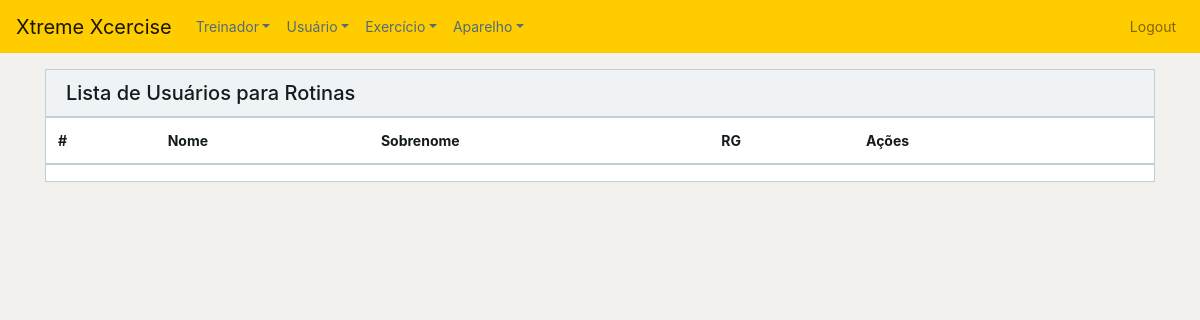
/rotina/index.php (signed in), run on an earlier commit of the app's database.
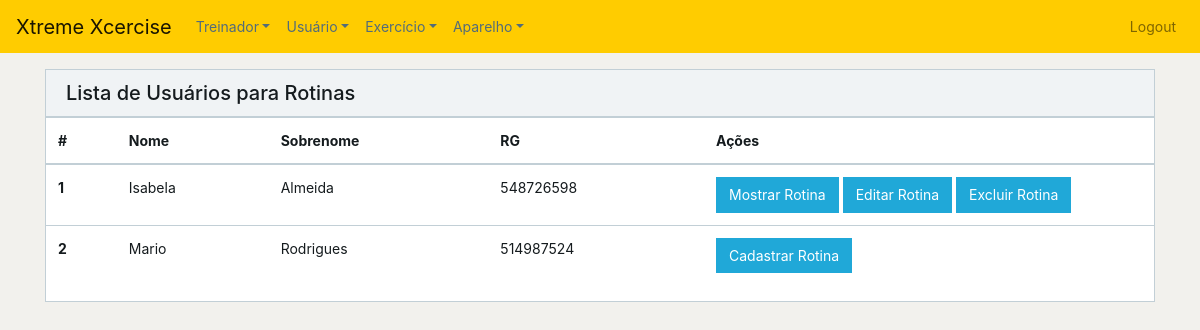
And on a later commit of the database.
### tables this page shows
CREATE TABLE `usuario` (
  `id` int(11) NOT NULL,
  `nome` varchar(35) DEFAULT NULL,
  `sobrenome` varchar(35) DEFAULT NULL,
  `idade` int(11) DEFAULT NULL,
  `RG` varchar(9) DEFAULT NULL,
  `CPF` varchar(11) DEFAULT NULL,
  `sexo` varchar(9) DEFAULT NULL,
  `altura` float DEFAULT NULL,
  `peso` double DEFAULT NULL,
  `permissao` int(11) DEFAULT NULL,
  `senha` varchar(60) DEFAULT NULL,
  `temrotina` int(11) DEFAULT NULL
);

### rotina/index.php (the view, shortened to what this page needs)
<?php
include_once '../functions.php';
?>
<!DOCTYPE html>
<html lang="en">
<head>
    <link href="../css/font-awesome.min.css" rel="stylesheet">
    <link href="../css/simple-line-icons.min" rel="stylesheet">
    <link href="../css/style.min.css" rel="stylesheet">
    <link href="../css/stylesheetjr.css" rel="stylesheet">
</head>
<body>
<?php include_once '../header.php';
$table = 'usuario';
$var = indexUser($table);
?>
<div class="container mt-3">
    <div class="card">
        <div class="card-header">
            <h1 class="h5 m-0">Lista de Usuários para Rotinas</h1>
        </div>
        <table class="table table-responsive">
            <thead>
            <tr>
                <th>#</th>
                <th>Nome</th>
                <th>Sobrenome</th>
                <th>RG</th>
                <th style="width: 300px;">Ações</th>
            </tr>
            </thead>
            <tbody>
            <?php
            while($row = mysqli_fetch_assoc($var)) {
                echo "<tr>";
                echo "<th>" . $row['id'] . "</th>";
                echo "<td>" . $row['nome'] . "</td>";
                echo "<td>" . $row['sobrenome'] . "</td>";
                echo "<td>" . $row['RG'] . "</td>";
                echo "<td style='width:450px;'>";
                    if ($row['temrotina']) {
                        echo "<a class=\"btn btn-primary mr-1\" href=\"show.php?id=" . $row['id'] . " \" role=\"button\">Mostrar Rotina</a>";
                        echo "<a class=\"btn btn-primary mr-1\" href=\"edit.php?id=" . $row['id'] . " \" role=\"button\">Editar Rotina</a>";
                        echo "<a class=\"btn btn-primary mr-1\" href=\"delete.php?id=" . $row['id'] . " \" role=\"button\">Excluir Rotina</a>";
                    } else {
                        echo "<a class=\"btn btn-primary mr-1\" href=\"create.php?id=" . $row['id'] . " \" role=\"button\">Cadastrar Rotina</a>";
                    }
                echo "</td>";
                echo "</tr>";
            }
            ?>
            </tbody>
        </table>
    </div>
</div>
</body>
</html>

What changed in the data, as far as the page shows it:
added usuario: id "1", nome "Isabela", sobrenome "Almeida", RG "548726598"
added usuario: id "2", nome "Mario", sobrenome "Rodrigues", RG "514987524"
